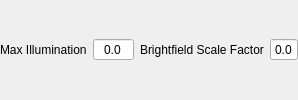
<?xml version="1.0" encoding="UTF-8"?>
<ui version="4.0">
 <class>illumination_power_settings_selector</class>
 <widget class="QWidget" name="illumination_power_settings_selector">
  <property name="windowTitle">
   <string>Form</string>
  </property>
  <layout class="QHBoxLayout" name="horizontalLayout">
   <property name="leftMargin">
    <number>0</number>
   </property>
   <property name="topMargin">
    <number>0</number>
   </property>
   <property name="rightMargin">
    <number>0</number>
   </property>
   <property name="bottomMargin">
    <number>0</number>
   </property>
   <item>
    <widget class="QLabel" name="label_6">
     <property name="text">
      <string>Max Illumination</string>
     </property>
    </widget>
   </item>
   <item>
    <widget class="QDoubleSpinBox" name="illumination_level">
     <property name="sizePolicy">
      <sizepolicy hsizetype="Minimum" vsizetype="Fixed">
       <horstretch>0</horstretch>
       <verstretch>0</verstretch>
      </sizepolicy>
     </property>
     <property name="toolTip">
      <string>illumination value</string>
     </property>
     <property name="alignment">
      <set>Qt::AlignCenter</set>
     </property>
     <property name="buttonSymbols">
      <enum>QAbstractSpinBox::NoButtons</enum>
     </property>
     <property name="decimals">
      <number>1</number>
     </property>
     <property name="maximum">
      <double>255.000000000000000</double>
     </property>
     <property name="singleStep">
      <double>0.500000000000000</double>
     </property>
    </widget>
   </item>
   <item>
    <widget class="QLabel" name="label_3">
     <property name="text">
      <string>Brightfield Scale Factor</string>
     </property>
    </widget>
   </item>
   <item>
    <widget class="QDoubleSpinBox" name="brightfield_downscale">
     <property name="alignment">
      <set>Qt::AlignCenter</set>
     </property>
     <property name="buttonSymbols">
      <enum>QAbstractSpinBox::NoButtons</enum>
     </property>
     <property name="decimals">
      <number>1</number>
     </property>
     <property name="maximum">
      <double>1.000000000000000</double>
     </property>
     <property name="singleStep">
      <double>0.100000000000000</double>
     </property>
    </widget>
   </item>
  </layout>
 </widget>
 <resources/>
 <connections/>
</ui>
